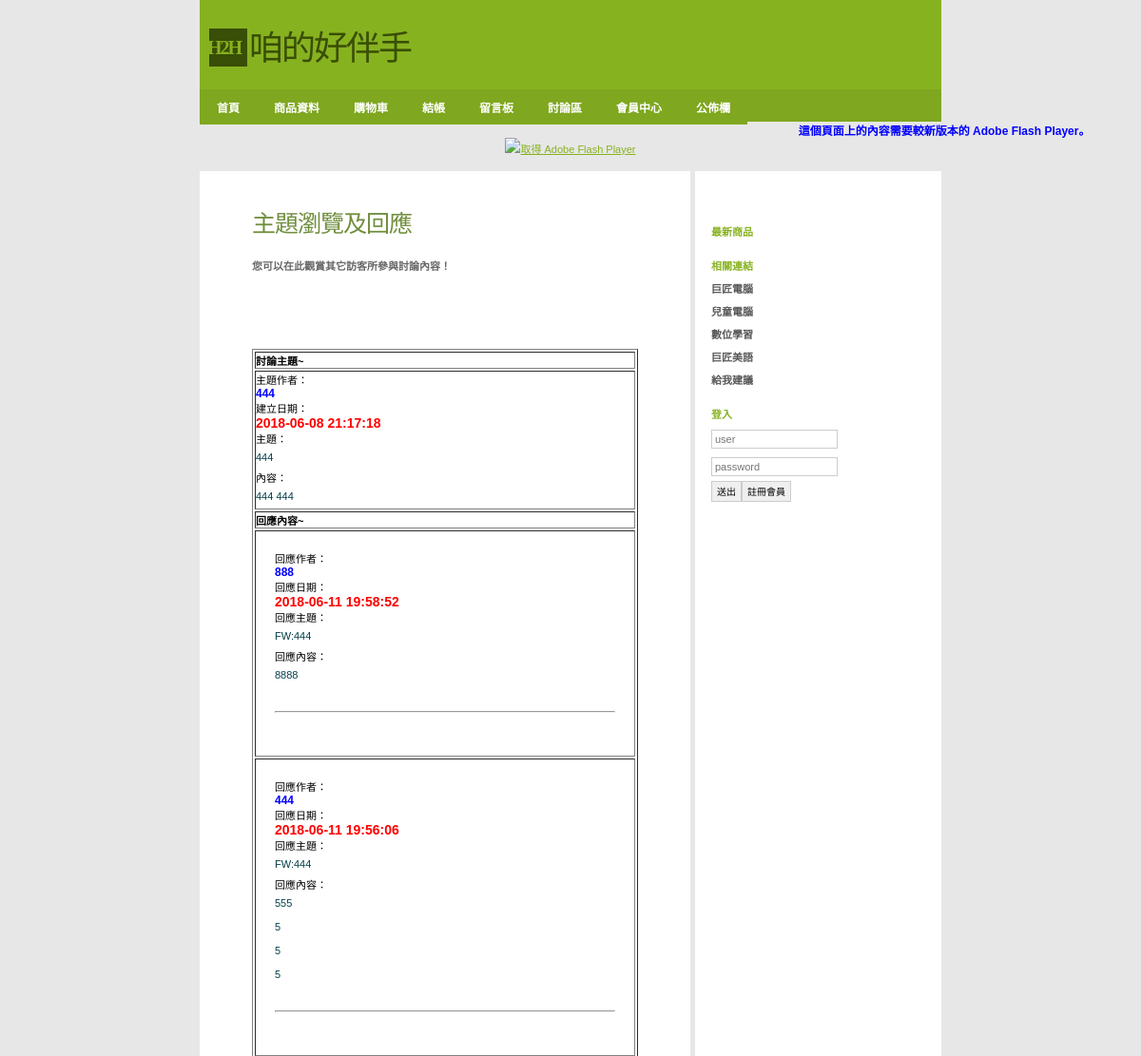
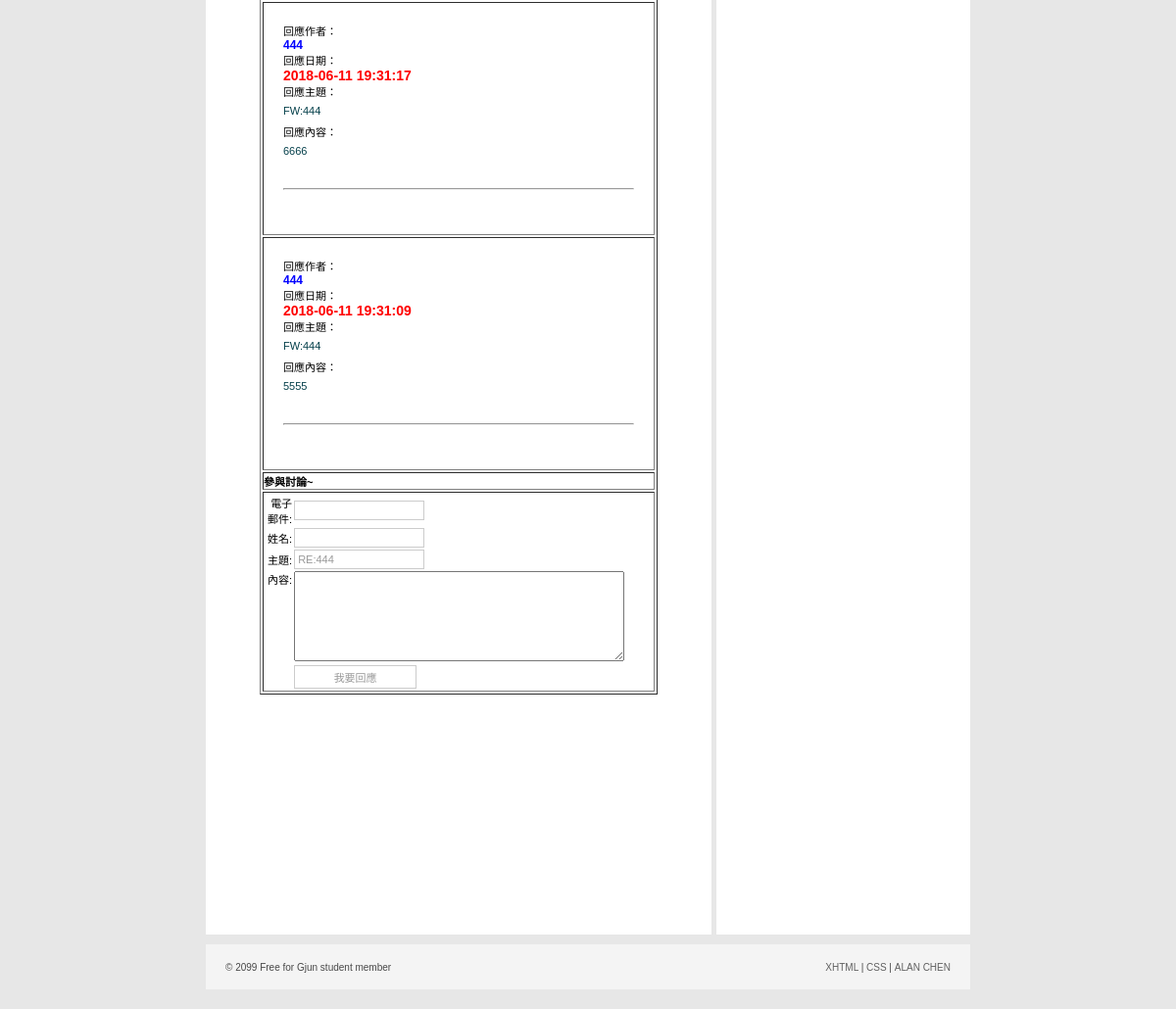
/Shop/detailsView.php?titleid=6, run on the app's committed database (2 pictures, top to bottom).
### tables this page shows
CREATE TABLE `titles` (
  `titleid` int(11) NOT NULL COMMENT '討論主題編號',
  `email` varchar(100) DEFAULT NULL COMMENT '電子郵件',
  `name` varchar(50) NOT NULL COMMENT '作者姓名',
  `subject` varchar(255) NOT NULL COMMENT '討論主題',
  `memo` text NOT NULL COMMENT '討論內容',
  `createDate` datetime DEFAULT NULL COMMENT '主題討論發起日',
  `lastNewsDate` datetime DEFAULT NULL COMMENT '主題最後討論日',
  `count` int(11) DEFAULT '0' COMMENT '參與討論數量'
);

CREATE TABLE `details` (
  `titleid` int(11) NOT NULL COMMENT '討論主題編號',
  `detailsid` int(11) NOT NULL COMMENT '討論內容編號',
  `email` varchar(100) DEFAULT NULL COMMENT '電子郵件',
  `name` varchar(50) NOT NULL COMMENT '作者姓名',
  `subject` varchar(255) NOT NULL COMMENT '回應主題',
  `memo` text NOT NULL COMMENT '回應內容',
  `newsDate` datetime DEFAULT NULL COMMENT '回應內容建立日'
);

### Shop/detailsView.php (the view, shortened to what this page needs)
<?php require_once('../Connections/shop.php'); ?>
<?php
if (!function_exists("GetSQLValueString")) {
function GetSQLValueString($theValue, $theType, $theDefinedValue = "", $theNotDefinedValue = "")
{
  $theValue = function_exists("mysql_real_escape_string") ? mysql_real_escape_string($theValue) : mysql_escape_string($theValue);
  switch ($theType) {
    case "long":
    case "int":
      $theValue = ($theValue != "") ? intval($theValue) : "NULL";
      break;
  }
  return $theValue;
}
}
$editFormAction = $_SERVER['PHP_SELF'];
if (isset($_SERVER['QUERY_STRING'])) {
  $editFormAction .= "?" . htmlentities($_SERVER['QUERY_STRING']);
}
$colname_RecordsetTitles = "-1";
if (isset($_GET['titleid'])) {
  $colname_RecordsetTitles = $_GET['titleid'];
}
$query_RecordsetTitles = sprintf("SELECT * FROM titles WHERE titleid = %s", GetSQLValueString($colname_RecordsetTitles, "int"));
$RecordsetTitles = mysql_query($query_RecordsetTitles, $shop) or die(mysql_error());
$row_RecordsetTitles = mysql_fetch_assoc($RecordsetTitles);
$colname_RecordsetDetails = "-1";
if (isset($_GET['titleid'])) {
  $colname_RecordsetDetails = $_GET['titleid'];
}
$query_RecordsetDetails = sprintf("SELECT * FROM details WHERE titleid = %s ORDER BY newsDate DESC", GetSQLValueString($colname_RecordsetDetails, "int"));
$RecordsetDetails = mysql_query($query_RecordsetDetails, $shop) or die(mysql_error());
$row_RecordsetDetails = mysql_fetch_assoc($RecordsetDetails);
$totalRows_RecordsetDetails = mysql_num_rows($RecordsetDetails);
?>
<!DOCTYPE html PUBLIC "-//W3C//DTD XHTML 1.0 Strict//EN"
"http://www.w3.org/TR/xhtml1/DTD/xhtml1-strict.dtd">
<html xmlns="http://www.w3.org/1999/xhtml">
<head>
<link rel="stylesheet" href="../css/styles.css" media="all" type="text/css" />
</head>
<body>
  <div id="header">
      <div class="subContainer">
            <div id="logo">
            <div id="box">H2H</div>
            <p>咱的好伴手</p>
            </div>
    </div>
</div>
<div id="navigation">
	<ul id="sddm">
        <li><a href="index.php">首頁</a></li>
        <li><a href="product.php">商品資料</a></li>
        <li><a href="cart.php">購物車</a></li>
        <li><a href="checkOut.php">結帳</a></li>
        <li><a href="guestBook.php">留言板</a></li>
        <li><a href="titleView.php">討論區</a></li>
	    <li><a href="#"
        onmouseover="mopen('m1')"
        onmouseout="mclosetime()">會員中心</a>
    	</li>
	    <li><a href="#"
        onmouseover="mopen('m2')"
        onmouseout="mclosetime()">公佈欄</a>
    	</li>
		</ul>
</div>
<object id="FlashID" classid="clsid:D27CDB6E-AE6D-11cf-96B8-444553540000" width="780" height="120">
    <object type="application/x-shockwave-flash" data="../Scripts/pic.swf" width="780" height="120">
      <div>
        <h4>這個頁面上的內容需要較新版本的 Adobe Flash Player。</h4>
        <p><a href="http://www.adobe.com/go/getflashplayer"><img src="http://www.adobe.com/images/shared/download_buttons/get_flash_player.gif" alt="取得 Adobe Flash Player" width="112" height="33" /></a></p>
      </div>
    </object>
  </object>
<div id="container">
  <div id="primaryContent">
    <h2>主題瀏覽及回應</h2>
	<h3>您可以在此觀賞其它訪客所參與討論內容！</h3>
    <p>&nbsp;</p>
    <p>&nbsp;</p>
    <p>&nbsp;</p>
      <table border="1" width="100%">
        <tr>
          <th>討論主題~</th>
          </tr>
        <tr>
          <td>
            主題作者：<h4><?php echo $row_RecordsetTitles['name']; ?></h4>
			建立日期：<h5><?php echo $row_RecordsetTitles['createDate']; ?></h5>
            主題：<p><?php echo $row_RecordsetTitles['subject']; ?></p>
            內容：<p><?php echo $row_RecordsetTitles['memo']; ?></p>
          </td>
          </tr>
        <tr>
          <th>回應內容~</th>
          </tr>
        <?php do { ?><tr>
          <td style="padding:20px;">
		  <?php if ($totalRows_RecordsetDetails > 0) {  ?>
              回應作者：
  <h4><?php echo $row_RecordsetDetails['name']; ?></h4>
              回應日期：<h5><?php echo $row_RecordsetDetails['newsDate']; ?></h5>
              回應主題：<p><?php echo $row_RecordsetDetails['subject']; ?></p>
              回應內容：<p><?php echo nl2br($row_RecordsetDetails['memo']); ?></p>
              <?php }  ?>
<p>&nbsp;</p>
            <hr>
            <p>&nbsp;</p>
          </td>
          </tr> <?php } while ($row_RecordsetDetails = mysql_fetch_assoc($RecordsetDetails)); ?>
        <tr>
          <th>參與討論~</th>
          </tr>
        <tr>
          <td>
            <form action="<?php echo $editFormAction; ?>" method="POST" id="form1" name="form1">
            <table width="100%">
              <tr>
                <td align="right">電子<br />郵件:</td>
                <td colspan="2"><input type="text" name="email" value="" size="32" /></td>
              </tr>
              <tr>
                <td align="right">姓名:</td>
                <td colspan="2"><input type="text" name="name" value="" size="32" /></td>
              </tr>
              <tr>
                <td align="right">主題:</td>
                <td colspan="2"><input name="subject" type="text" value="RE:<?php echo $row_RecordsetTitles['subject']; ?>" size="32" readonly="readonly" /></td>
              </tr>
              <tr>
                <td align="right" valign="top">內容:</td>
                <td colspan="2"><textarea name="memo" cols="40" rows="6"></textarea></td>
              </tr>
              <tr>
                <td align="right">&nbsp;</td>
                <td colspan="2"><input type="submit" value="我要回應" /></td>
              </tr>
            </table>
            </form>
            </td>
          </tr>
      </table>
    <p>&nbsp;</p>
    <p>&nbsp;</p>
    <p>&nbsp;</p>
    <p>&nbsp;</p>
    <p>&nbsp;</p>
    <p>&nbsp;</p>
    <p>&nbsp;</p>
    <p>&nbsp;</p>
    <p>&nbsp;</p>
  </div>
  <div id="secondaryContent">
    <p>&nbsp;</p>
    <h3>最新商品</h3>
    <h3>相關連結</h3>
    <ul class="links">
      <li><a href="http://www.pcschool.com.tw/">巨匠電腦</a></li>
      <li><a href="http://kid.pcschool.com.tw/">兒童電腦</a></li>
      <li><a href="http://www.soeasyedu.com.tw/">數位學習</a></li>
      <li><a href="http://www.soeasyedu.com.tw/">巨匠美語</a></li>
      <li><a href="http://www.off.com.tw/weiblog">給我建議</a>
    </ul>
    <?php if(!isset($_SESSION['MM_Username'])){?>
    <h3>登入</h3>
    <form action="loginCheck.php" method="post">
      <p>
        <input value="" name="user" placeholder="user" />
      </p>
      <p>
        <input name="password" type="password" value="" placeholder="password" />
      </p>
        <button type="submit">送出</button><button>註冊會員</button>
    </form>
    <?php }?>
  </div>
        <br class="clear" />
</div>
    <div id="footer">
        <ul>
            <li id="copyright">&copy; 2099 Free for Gjun student member</li>
            <li id="links">
                <ul>
                    <li><a href="#">XHTML</a> |</li>
                    <li><a href="#">CSS</a> |</li>
                    <li><a href="http://gjun.tw">ALAN CHEN</a></li>
                </ul>
            </li>
        </ul>
    </div>
</body>
</html>

### css/styles.css (style rules this page uses)
* { margin:0; padding:0; font-family:Verdana, Arial, Helvetica, sans-serif; }
body, html { margin:0; padding:0; background:#e7e7e7; text-align:center; margin-bottom:10px; }
h2 { font-family:'Georgia'; font-size:25px; letter-spacing:-1px; margin-top:15px; margin-bottom:20px; font-weight:normal; color:#718e3e; }
h3 { font-size:11px; font-weight:bold; color:#666; margin:5px 0; }
h4 { font-size:12px; color:#00F; }
h5 { font-size:14px; color:#F00; }
p { color:#043f4a; font-size:11px; line-height:25px; }
a { color:#87B220; text-decoration:underline; }
#container { width:780px; margin:10px auto; padding:0; background:#fff; text-align:left; }
#logo { margin:0; padding:0px; }
#logo #box { float:left; clear:none; height:40px; width:40px; margin:0 0 0 10px; padding:0px; background:#394E06; color:#87B220; font-family:Georgia, "Times New Roman", Times, serif; font-weight:bold; font-size:20px; line-height:40px; letter-spacing:-2px; text-indent:-2px; }
#logo p { float:left; clear:none; height:40px; width:260px; margin:0; padding:0; color:#394E06; font-family:Georgia, "Times New Roman", Times, serif; font-weight:normal; font-size:36px; text-indent:2px; line-height:43px; letter-spacing:-2px; font-style: normal; }
.subContainer, #navigation ul { width:780px; margin:0 auto; }
#header { text-align:left; margin:0 auto; padding:30px 0 0 0px; height:64px; background:#87b220; width: 780px; }
#navigation { margin:0 auto; padding:0; background:#7fa71f; height:34px; width: 780px; list-style:none; }
#navigation li { float:left; clear:none; list-style:none; }
#navigation li a { color:#fff; display:block; font-size:12px; text-decoration:none; font-weight:bold; padding:10px 18px; }
input { background-color: #FFF; color: #999999; border: 1px solid #CCC; font-size: 11px; padding: 3px; width:125px; }
button { background-color:#EFEFEF; line-height:13px; color: #000; border: 1px solid #CCC; font-size: 10px; height:22px; margin: 0; padding: 0 5px; }
form p { padding:2px 0; }
img { border:0; }
#primaryContent { width:406px; padding:20px 55px; border-right:5px solid #e7e7e7; font-size:11px; float:left; clear:none; }
#secondaryContent { width:228px; padding:10px 14px; font-size:11px; float:right; clear:none; }
#secondaryContent h3 { color:#87b220; margin-top:20px; }
#secondaryContent ul { list-style:none; }
#secondaryContent li { list-style:none; padding-left:20px; margin:8px 0; background:url('../images/tiny_bullet.png') left bottom no-repeat; }
#secondaryContent li a { color:#575757; font-weight:bold; text-decoration:none; }
#secondaryContent .links li { padding-left:0px; margin:8px 0; background:none; }
#footer { margin:0 auto; margin-bottom:10px; height:10px; padding:18px 20px; clear:both; width:740px; text-align:left; font-size:10px; color:#484848; background:#f4f4f4; }
#footer ul { list-style:none; }
#footer li { list-style:none; display:inline; }
#footer #copyright { float:left; clear:none; }
#footer #links { float:right; clear:none; }
#footer a { color:#606060; text-decoration:none; }
#sddm { margin:0 auto; padding:0; background:#7fa71f; height:34px; width: 780px; list-style:none; }
#sddm li { float:left; clear:none; list-style:none; }
#sddm li a { color:#fff; background:#7fa71f; display:block; font-size:12px; text-decoration:none; font-weight:bold; padding:10px 18px; }
#sddm a { background:url('../images/nav_bg.gif'); }

### data on the page
titles: name "444", createDate "2018-06-08 21:17:18", subject "444", memo "444 444", subject "RE:444"
details: name "888", newsDate "2018-06-11 19:58:52", subject "FW:444", memo "8888"
details: name "444", newsDate "2018-06-11 19:56:06", subject "FW:444", memo "555 5 5 5"
details: name "444", newsDate "2018-06-11 19:31:17", subject "FW:444", memo "6666"
details: name "444", newsDate "2018-06-11 19:31:09", subject "FW:444", memo "5555"
